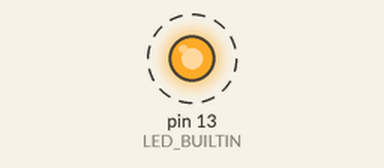
This sketch was run on a simulated Arduino Uno, built with avr-gcc and run on an emulated ATmega328P. Shown: output pins drawn as LEDs (lit = HIGH). Dashed ring = blinking.

Above: at 0.05 s.
Timing chart, 0 to 3.0 s (numbered marks = the images above):
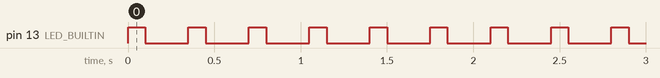

Measured:
- by itself, pin 13 (LED_BUILTIN): alternates HIGH for 0.10 s and LOW for 0.25 s

The sketch:

blink.ino
```cpp
void setup() {
  // put your setup code here, to run once:
  pinMode(LED_BUILTIN, OUTPUT);

}

void loop() {
  // put your main code here, to run repeatedly:
  digitalWrite(LED_BUILTIN, HIGH);   // turn the LED on (HIGH is the voltage level)
  delay(100);                       // wait for a second
  digitalWrite(LED_BUILTIN, LOW);    // turn the LED off by making the voltage LOW
  delay(250);
}
```
